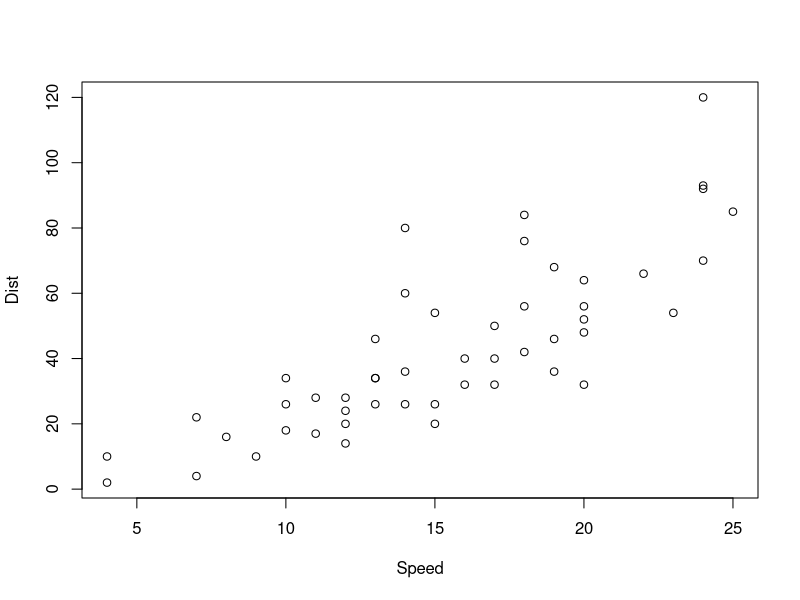
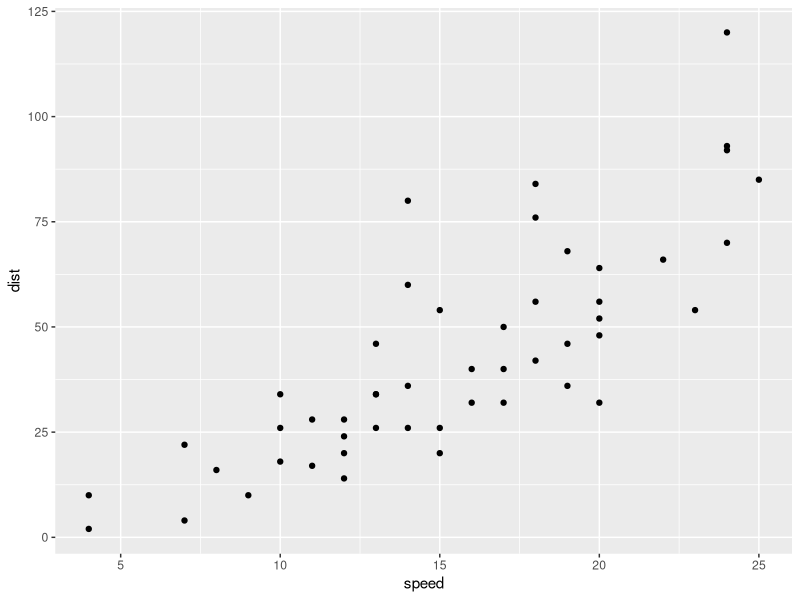

The R script that drew these images, in order:
## ---- chunk 1
require(ggplot2)
## ---- chunk 2
str(cars)
## ---- chunk 3
plot(x=cars$speed,y=cars$dist,xlab = "Speed",ylab="Dist")
## ---- chunk 4
ggplot(data=cars,mapping = aes(x = speed,y=dist))+
  geom_point()
## ---- chunk 5
str(mtcars)
